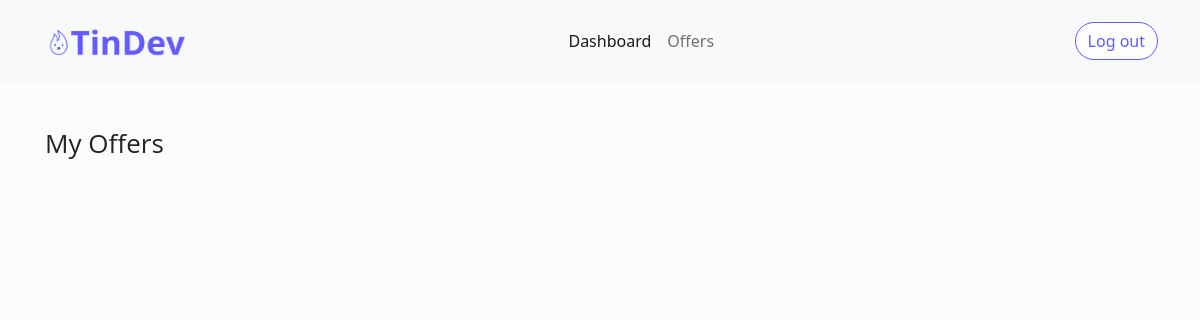
The page /candidate_offers (signed in) on the database as committed earlier.
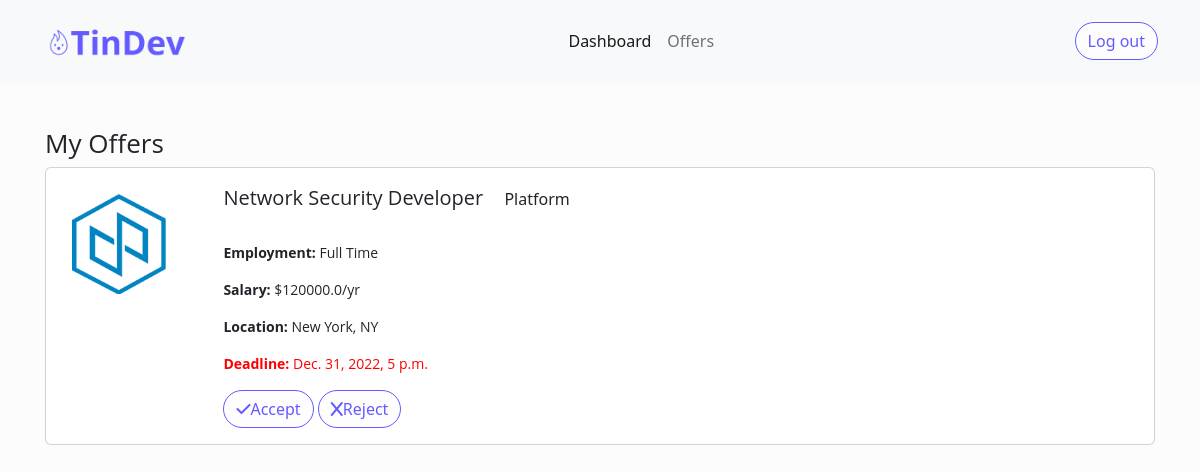
The same page on the database as committed later.
### app/models.py (models this page shows)
class Job(models.Model):
    id = models.AutoField(primary_key=True)
    title = models.CharField(max_length=50)
    job_type = models.CharField(max_length=50)
    city = models.CharField(max_length=50)
    state = models.CharField(max_length=30)
    skills = models.TextField()
    description = models.TextField()
    company = models.CharField(max_length=50)
    expiration = models.DateTimeField()
    active = models.BooleanField()
    author = models.CharField(max_length=50)
    numCandidates = models.IntegerField()
    coverImage = models.ImageField(upload_to ='app/static/images', default='../../static/images/errorImage.jpg')

### app/views.py (the view)
# urls.py: path('candidate_offers', views.candidate_offers),
def candidate_offers(request):
    context = {}
    id = request.session['uid']
    offers = list(Offers.objects.filter(candidate_id = id).values("job_id", "candidate_id", "recruiter_id", "offerDeadline", "salary", "response", "accepted"))
    for i, offer in enumerate(offers):
        offer_info = list(Job.objects.filter(id = offers[i]['job_id']).values("title", "job_type", "city", "state", "company", "expiration", "active", "author", "coverImage"))[0]
        offer["title"] = offer_info["title"]
        offer["job_type"] = offer_info["job_type"]
        offer["city"] = offer_info["city"]
        offer["state"] = offer_info["state"]
        offer["company"] = offer_info["company"]
        offer["expiration"] = offer_info["expiration"]
        offer["active"] = offer_info["active"]
        offer["author"] = offer_info["author"]
        offer["coverImage"] = offer_info["coverImage"].replace("app/static/", "")
    for i, offer in enumerate(offers):
        if offer["offerDeadline"] < timezone.now():
            offers.pop(i)
    context["offers"] = offers
    return render(request, 'app/candidate_offers.html', context=context)

### app/templates/app/candidate_offers.html (shortened to what this page needs)
{% load static %}
<!DOCTYPE html>
<html lang="en">
<head>
    <link href="https://cdn.jsdelivr.net/npm/bootstrap@5.2.2/dist/css/bootstrap.min.css" rel="stylesheet"
>
    <link rel="stylesheet" href="{% static 'css/style.css' %}">
    <link rel="stylesheet" href="{% static 'css/candidate_offers.css' %}">
</head>
<body>
    <nav class="navbar navbar-expand-lg navbar-light bg-light">
        <div class="container-fluid">
            <a class="navbar-brand" href="#">
                <img src="{% static 'images/tindev_combomark.png' %}" alt="" width="150px" class="d-inline-block">
            </a>
            <div class="collapse navbar-collapse nav-div justify-content-center" id="navbarNav">
                <ul class="navbar-nav">
                    <li class="nav-item">
                        <a class="nav-link active" aria-current="page" href="/candidate_dashboard">Dashboard</a>
                    </li>
                    <li class="nav-item">
                        <a class="nav-link" href="/candidate_offers">Offers</a>
                    </li>
                </ul>
            </div>
            <button type="button" class="btn btn-secondary btn-block" onclick="location.href='/logout'">Log out</button>
        </div>
    </nav>
    <main>
        <div style="margin: 25px">
            <h2 style="justify-content: center">My Offers</h2>
            {% for offer in offers %}
                {% include './components/offerCard.html' with offer=offer %}
            {% endfor %}
        </div>
    </main>
</body>
</html>

### app/templates/app/components/offerCard.html (shortened to what this page needs)
{% load static %}
<div class="card" style="margin-bottom: 1rem">
    <div class="card-body">
        <div style="width:15%; float:left">
            <img src="{% static offer.coverImage %}" style="display:flex; margin: 10px" width="100" height="100" />
            <br>
        </div>
        <div style="width:85%; float:right">
            <span class="job-title">
                <h3 class="card-title align-middle" style="display:inline; padding-right: 1rem;"> {{ offer.title }}
                </h3>
                <h6 class="align-bottom" style="display:inline">{{ offer.company }}</h6>
            </span>
            <div style="padding-bottom:0.5rem"></div><br>
            <p class="card-text"><b>Employment:</b> {{ offer.job_type }}</p>
            <p class="card-text"><b>Salary:</b> ${{ offer.salary }}/yr</p>
            <p class="card-text"><b>Location:</b> {{ offer.city }}, {{ offer.state }}</p>
            <p class="card-text" style="color: red;"><b>Deadline:</b> {{ offer.offerDeadline }}</p>
            <form method="POST">
                <button type="button" id="offer-status-accept" class="btn btn-secondary btn-block offer-status-accept"
                    data-catid="{{ offer.job_id }}" name="accept-button"><i
                        class="fa-solid fa-check "></i>Accept</button>
                <button type="button" id="offer-status-reject" class="btn btn-secondary btn-block offer-status-reject"
                    data-catid="{{ offer.job_id }}"><i class="fa-solid fa-x"></i>Reject</button>
            </form>
        </div>
    </div>
</div>

Rows that differ between the two databases and show on the page:
now on this page (row edited): Job: title "Network Security Developer", company "Platform", job_type "Full Time", salary "120000.0", city "New York", state "NY", offerDeadline "Dec. 31, 2022, 5 p.m."
